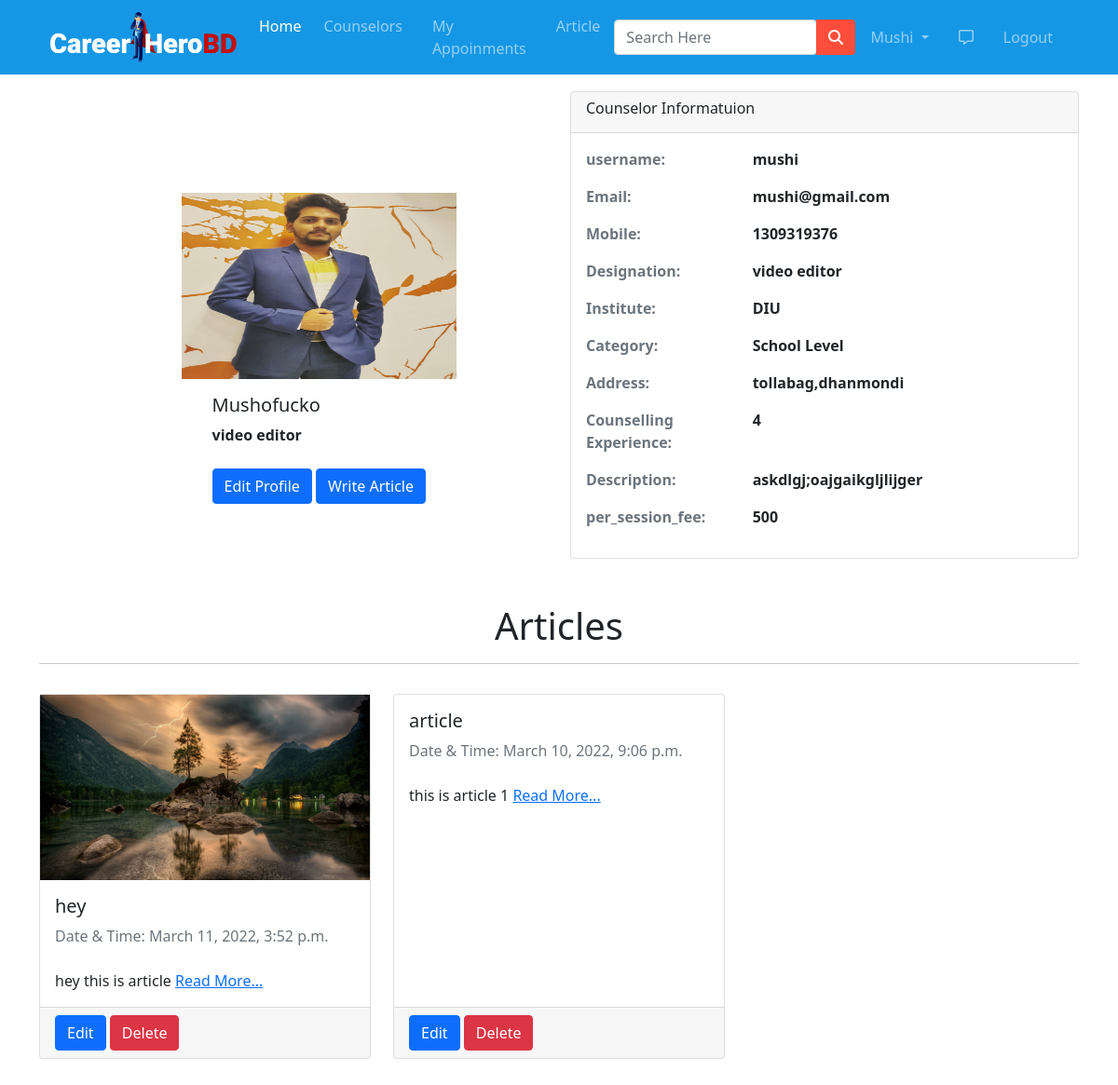
/profile/2/ (signed in), run on an earlier commit of the app's database.
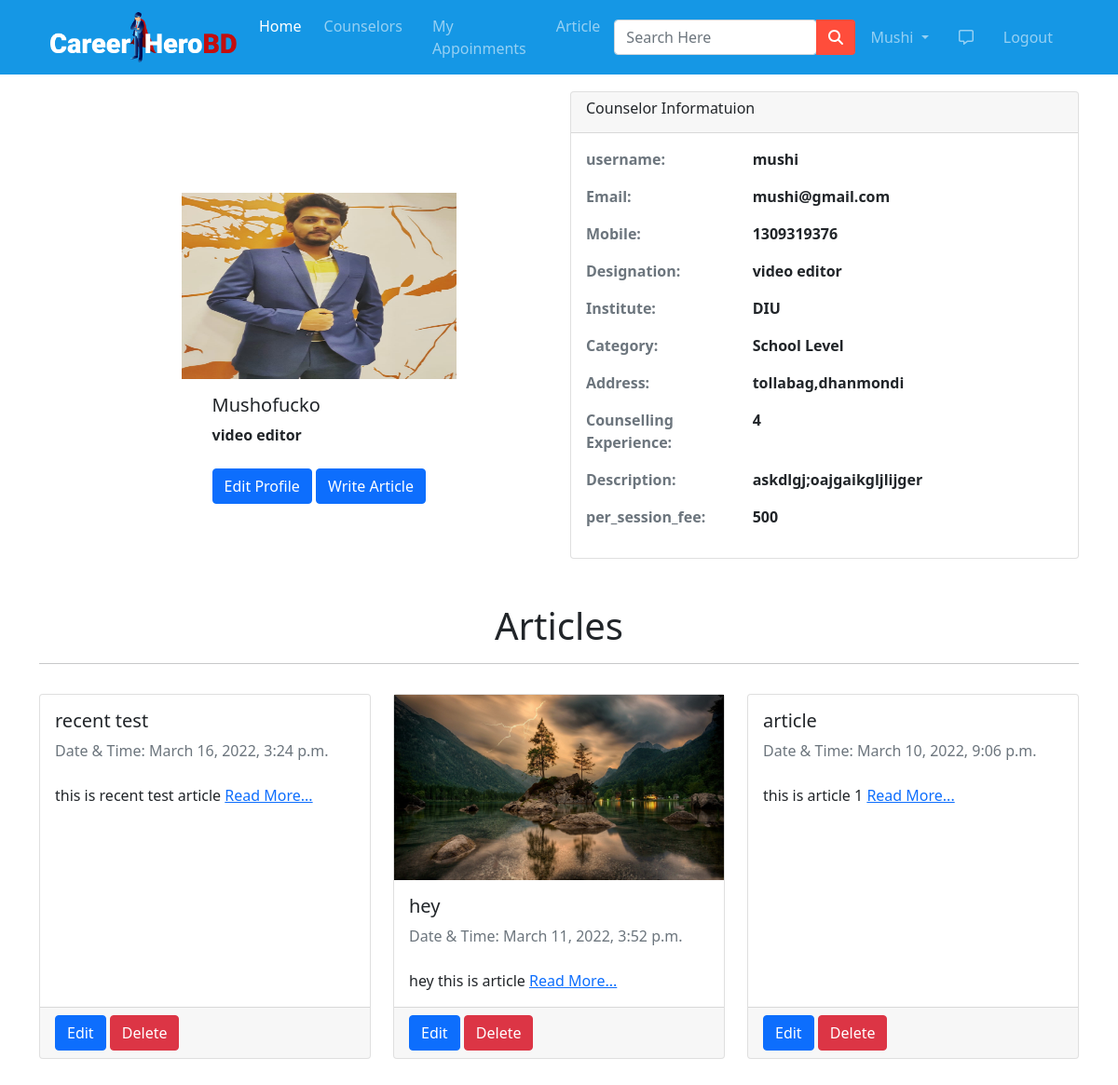
And on a later commit of the database.
### app/models.py (models this page shows, shortened)
class Article(models.Model):
  author = models.ForeignKey(Counselor,on_delete=models.CASCADE)
  title = models.CharField(max_length=70)
  body = models.TextField()
  image = models.ImageField(upload_to='images',)
  date = models.DateTimeField(auto_now_add=True)
  class Meta:
    ordering = ['-date',]

### app/views.py (the view)
# urls.py: path('profile/<int:pk>/',views.profile,name="profile"),
def profile(request,pk):
  if request.user.is_counselor:
    counselor= Counselor.objects.get(user_id=request.user.id)
    articles = Article.objects.filter(author_id=Counselor.objects.get(user_id=request.user.id))
    context ={'counselor':counselor,'articles':articles}
    return render(request, 'app/counselorProfile.html',context)
  elif request.user.is_student:
    student= Student.objects.get(user_id=request.user.id)
    context ={'student':student}
    return render(request, 'app/studentProfile.html',context)

### app/templates/app/counselorProfile.html (shortened to what the changed rows need)
{% extends 'app/base.html' %}
{% load static %}
{% block main-content %}
{% if counselor.user.pk == request.user.pk %}
<div class="container my-5">
  <center><h1>Articles</h1></center>
  <div class="row">
    {% for article in articles %}
    <div class="col-md-4 my-3">
      <div class="card h-100">
        {% if article.image %}
        <img src="{{ article.image.url }}" alt="">
        {% else %}
        <div></div>
        {% endif %}
        <div class="card-body">
          <h5 class="card-title">{{ article.title }} </h5>
          <span class="text-muted">Date & Time: {{ article.date }}</span></h5>
          <br><br>
          <p class="card-text">
            {{ article.body | truncatewords:50 }} <a href="{% url 'article_detail' article.id %}">Read More...</a>
          </p>
        </div>
        <div class="card-footer">
          <a href="{% url 'article_edit' article.id %}" role="button" class="btn btn-primary">Edit</a>
          <a href="{% url 'article_delete' article.id %}" role="button" class="btn btn-danger">Delete</a>
        </div>
      </div>
    </div>
    {% endfor %}
  </div>
</div>
{% endif %}
{% endblock main-content %}

What changed in the data, as far as the page shows it:
added Article: title "recent test", date "March 16, 2022, 3:24 p.m.", body "this is recent test article"
